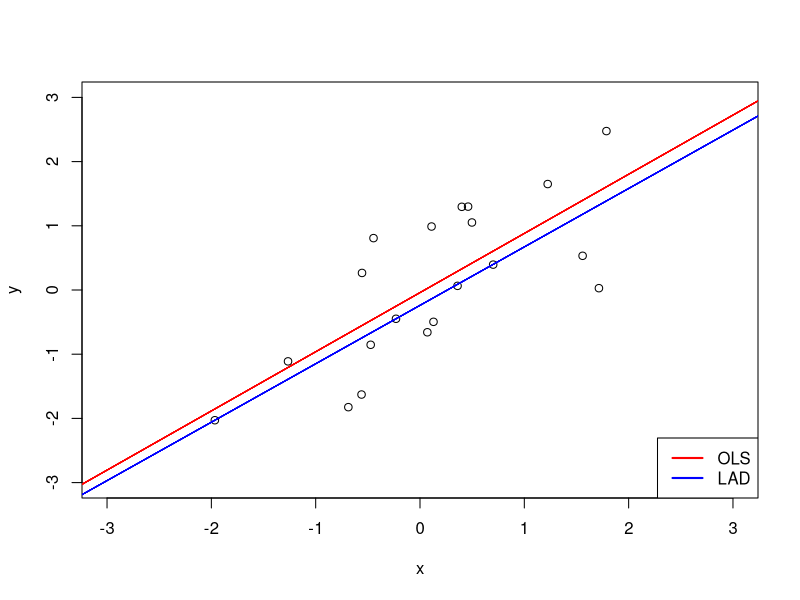

The R source for this figure:
library(quantreg)
set.seed(123)
x = rnorm(20)
y = x + rnorm(20)

#windows()
plot(x, y, xlim = c(-3, 3), ylim = c(-3, 3))
reg = lm(y ~ x)
abline(reg, col = "red")
qreg = rq(y ~ x)
abline(qreg, col = "blue")
legend("bottomright", legend = c("OLS", "LAD"),
       lwd = 2, col = c("red", "blue"))

for(i in 1:10)
{
    pt = locator(n = 1, type = "p")
    x = c(x, pt$x)
    y = c(y, pt$y)
    
    # plot(x, y, xlim = c(-3, 3), ylim = c(-3, 3))
    reg = lm(y ~ x)
    abline(reg, col = "red")
    qreg = rq(y ~ x)
    abline(qreg, col = "blue")
    # legend("bottomright", legend = c("OLS", "LAD"),
    #    lwd = 2, col = c("red", "blue"))
}

